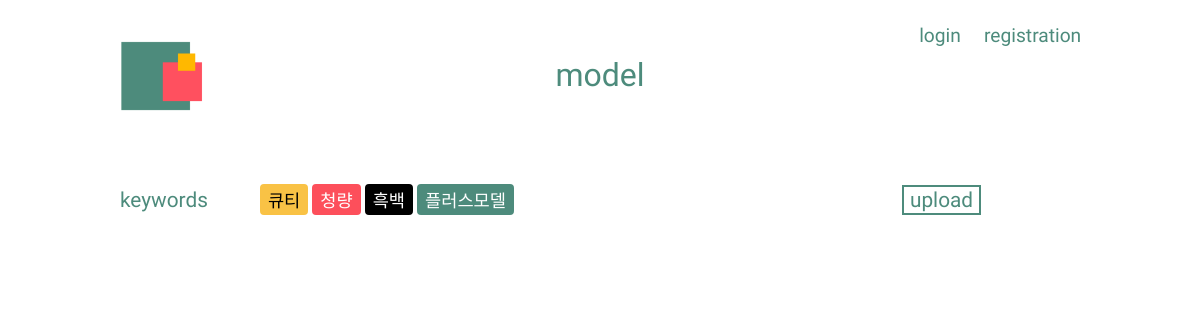
The page /posts/model/filter/plus/ on the database as committed earlier.
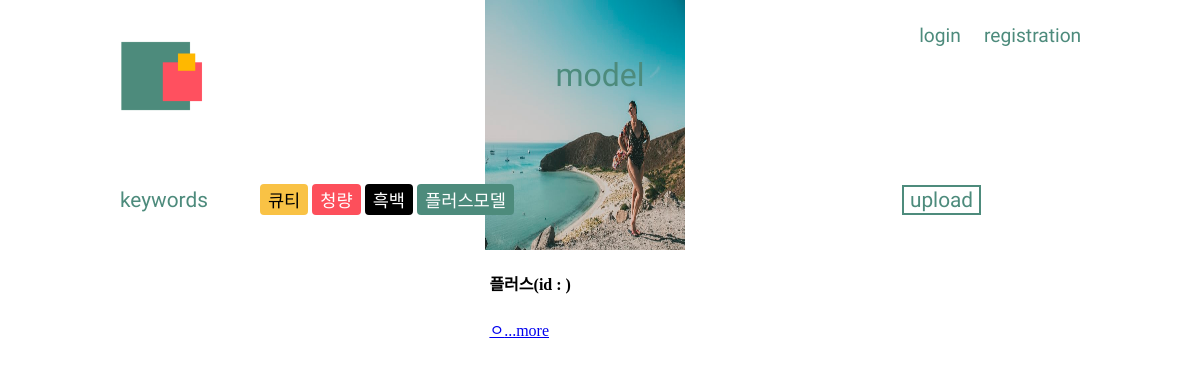
The same page on the database as committed later.
### posts/models.py (models this page shows, shortened)
class Models(models.Model):
    title = models.CharField(max_length=20)
    text = models.TextField(default='', null=True, blank=True)
    image1 = models.ImageField(upload_to = 'images/')
    image2 = models.ImageField(upload_to = 'images/', default='', null=True, blank=True)
    image3 = models.ImageField(upload_to = 'images/', default='', null=True, blank=True)
    image4 = models.ImageField(upload_to = 'images/', default='', null=True, blank=True)
    image5 = models.ImageField(upload_to = 'images/', default='', null=True, blank=True)
    thumbnail = ImageSpecField(source='image1', processors=[ResizeToFill(120,80)], format='JPEG')
    CATEGORY_CHOICES = (
        ('큐티', '큐티'),
        ('청량', '청량'),
        ('흑백사진', '흑백사진'),
        ('플러스모델', '플러스모델'),
    )
    category = models.CharField(max_length=5, choices=CATEGORY_CHOICES, null=True)

### posts/views.py (the view)
# urls.py: path('model/filter/plus/', views.filter_plus, name="filter_plus"),
def filter_plus(request):
    post_plus = Models.objects.filter(category="플러스모델")
    plus_paginator = Paginator(post_plus, 4)
    plus_page = request.GET.get('page')
    plus_posts = plus_paginator.get_page(plus_page)
    return render(request, 'model/filter_plus.html', {'post_plus': post_plus,
                                                      'plus_posts': plus_posts,
                                                      'plus_paginator': plus_paginator, })

### posts/templates/model/filter_plus.html (shortened to what this page needs)
{% extends 'model/model_base.html' %}
{% block content %}
        <div class="array">
                {% for plus in plus_posts %}
                        <div class="card">
                            <div class="box-1">
                                <img src="{{ plus.image1.url  }}" width="200" height="250">
                            </div>
                            <div class="box-2">
                                <h4>{{ plus.title }}(id : {{ user.username }})</h4>
                                <a href="{% url 'model_detail' plus.id %}"><p>{{ plus.text|slice:":15" }}...more</p></a>
                            </div>
                        </div>
                {% endfor %}
            </div>
{% endblock content %}

Rows that differ between the two databases and show on the page:
added Models: image1 (picture), title "플러스", text "ㅇ"
